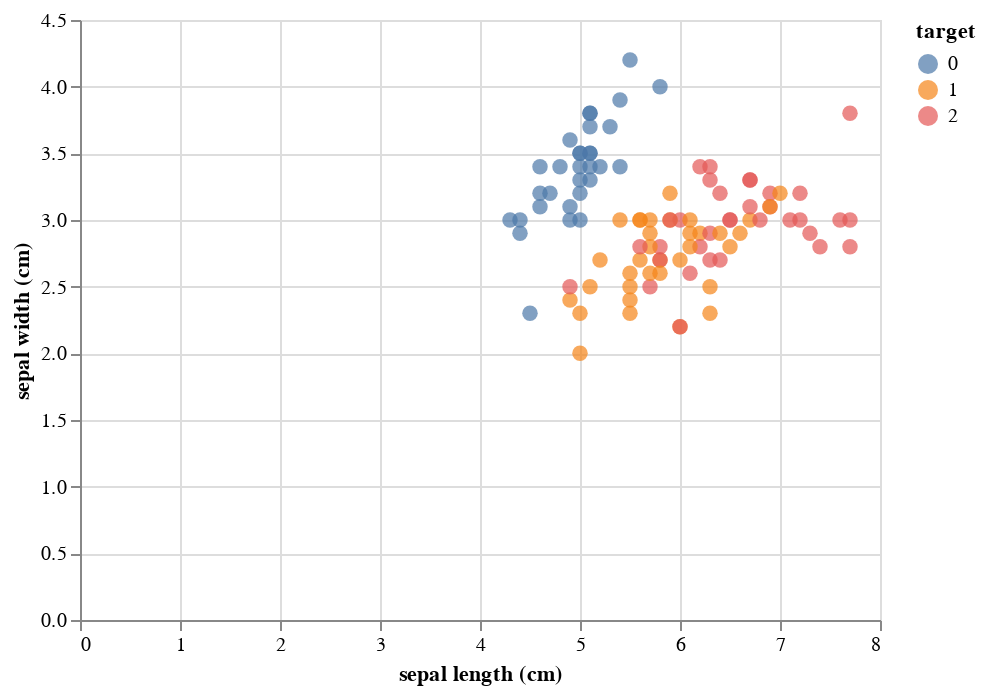

The notebook cell saved with this chart:
### Markdown cell above
# Viz Model

### Code cell
with mlflow.start_run() as run:
    # Define Viz
    viz = alt.Chart(
        pd.concat([X_train, y_train], axis=1, sort=False)
    ).mark_circle(size=60).encode(
        x='sepal length (cm)',
        y='sepal width (cm)',
        color='target:N'
    ).interactive()
    
    # Log Model
    mlflow_vismod.log_model(
        model=viz, 
        artifact_path='viz',
        style='vegalite',
        signature=infer_signature(X_train, None),
        input_example=pd.concat([X_train, y_train], axis=1, sort=False),
    )

    
viz

### Figure 1 — Vega-Lite specification as saved in the notebook (floating-point values rounded to 4 significant figures)
{"config": {"view": {"continuousWidth": 400, "continuousHeight": 300}}, "data": {"name": "data-636e56f66771d34532b8d5901ca4c511"}, "mark": {"type": "circle", "size": 60}, "encoding": {"color": {"type": "nominal", "field": "target"}, "x": {"type": "quantitative", "field": "sepal length (cm)"}, "y": {"type": "quantitative", "field": "sepal width (cm)"}}, "selection": {"selector001": {"type": "interval", "bind": "scales", "encodings": ["x", "y"]}}, "$schema": "https://vega.github.io/schema/vega-lite/v4.8.1.json", "datasets": {"data-636e56f66771d34532b8d5901ca4c511": [{"sepal length (cm)": 5.7, "sepal width (cm)": 2.9, "petal length (cm)": 4.2, "petal width (cm)": 1.3, "target": 1}, {"sepal length (cm)": 7.6, "sepal width (cm)": 3.0, "petal length (cm)": 6.6, "petal width (cm)": 2.1, "target": 2}, {"sepal length (cm)": 5.6, "sepal width (cm)": 3.0, "petal length (cm)": 4.5, "petal width (cm)": 1.5, "target": 1}, {"sepal length (cm)": 5.1, "sepal width (cm)": 3.5, "petal length (cm)": 1.4, "petal width (cm)": 0.2, "target": 0}, {"sepal length (cm)": 7.7, "sepal width (cm)": 2.8, "petal length (cm)": 6.7, "petal width (cm)": 2.0, "target": 2}, {"sepal length (cm)": 5.8, "sepal width (cm)": 2.7, "petal length (cm)": 4.1, "petal width (cm)": 1.0, "target": 1}, {"sepal length (cm)": 5.2, "sepal width (cm)": 3.4, "petal length (cm)": 1.4, "petal width (cm)": 0.2, "target": 0}, {"sepal length (cm)": 5.0, "sepal width (cm)": 3.5, "petal length (cm)": 1.3, "petal width (cm)": 0.3, "target": 0}, {"sepal length (cm)": 5.1, "sepal width (cm)": 3.8, "petal length (cm)": 1.9, "petal width (cm)": 0.4, "target": 0}, {"sepal length (cm)": 5.0, "sepal width (cm)": 2.0, "petal length (cm)": 3.5, "petal width (cm)": 1.0, "target": 1}, {"sepal length (cm)": 6.3, "sepal width (cm)": 2.7, "petal length (cm)": 4.9, "petal width (cm)": 1.8, "target": 2}, {"sepal length (cm)": 4.8, "sepal width (cm)": 3.4, "petal length (cm)": 1.9, "petal width (cm)": 0.2, "target": 0}, {"sepal length (cm)": 5.0, "sepal width (cm)": 3.0, "petal length (cm)": 1.6, "petal width (cm)": 0.2, "target": 0}, {"sepal length (cm)": 5.1, "sepal width (cm)": 3.3, "petal length (cm)": 1.7, "petal width (cm)": 0.5, "target": 0}, {"sepal length (cm)": 5.6, "sepal width (cm)": 2.7, "petal length (cm)": 4.2, "petal width (cm)": 1.3, "target": 1}, {"sepal length (cm)": 5.1, "sepal width (cm)": 3.4, "petal length (cm)": 1.5, "petal width (cm)": 0.2, "target": 0}, {"sepal length (cm)": 5.7, "sepal width (cm)": 3.0, "petal length (cm)": 4.2, "petal width (cm)": 1.2, "target": 1}, {"sepal length (cm)": 7.7, "sepal width (cm)": 3.8, "petal length (cm)": 6.7, "petal width (cm)": 2.2, "target": 2}, {"sepal length (cm)": 4.6, "sepal width (cm)": 3.2, "petal length (cm)": 1.4, "petal width (cm)": 0.2, "target": 0}, {"sepal length (cm)": 6.2, "sepal width (cm)": 2.9, "petal length (cm)": 4.3, "petal width (cm)": 1.3, "target": 1}, {"sepal length (cm)": 5.7, "sepal width (cm)": 2.5, "petal length (cm)": 5.0, "petal width (cm)": 2.0, "target": 2}, {"sepal length (cm)": 5.5, "sepal width (cm)": 4.2, "petal length (cm)": 1.4, "petal width (cm)": 0.2, "target": 0}, {"sepal length (cm)": 6.0, "sepal width (cm)": 3.0, "petal length (cm)": 4.8, "petal width (cm)": 1.8, "target": 2}, {"sepal length (cm)": 5.8, "sepal width (cm)": 2.7, "petal length (cm)": 5.1, "petal width (cm)": 1.9, "target": 2}, {"sepal length (cm)": 6.0, "sepal width (cm)": 2.2, "petal length (cm)": 4.0, "petal width (cm)": 1.0, "target": 1}, {"sepal length (cm)": 5.4, "sepal width (cm)": 3.0, "petal length (cm)": 4.5, "petal width (cm)": 1.5, "target": 1}, {"sepal length (cm)": 6.2, "sepal width (cm)": 3.4, "petal length (cm)": 5.4, "petal width (cm)": 2.3, "target": 2}, {"sepal length (cm)": 5.5, "sepal width (cm)": 2.3, "petal length (cm)": 4.0, "petal width (cm)": 1.3, "target": 1}, {"sepal length (cm)": 5.4, "sepal width (cm)": 3.9, "petal length (cm)": 1.7, "petal width (cm)": 0.4, "target": 0}, {"sepal length (cm)": 5.0, "sepal width (cm)": 2.3, "petal length (cm)": 3.3, "petal width (cm)": 1.0, "target": 1}, {"sepal length (cm)": 6.4, "sepal width (cm)": 2.7, "petal length (cm)": 5.3, "petal width (cm)": 1.9, "target": 2}, {"sepal length (cm)": 5.0, "sepal width (cm)": 3.3, "petal length (cm)": 1.4, "petal width (cm)": 0.2, "target": 0}, {"sepal length (cm)": 5.0, "sepal width (cm)": 3.2, "petal length (cm)": 1.2, "petal width (cm)": 0.2, "target": 0}, {"sepal length (cm)": 5.5, "sepal width (cm)": 2.4, "petal length (cm)": 3.8, "petal width (cm)": 1.1, "target": 1}, {"sepal length (cm)": 6.7, "sepal width (cm)": 3.0, "petal length (cm)": 5.0, "petal width (cm)": 1.7, "target": 1}, {"sepal length (cm)": 4.9, "sepal width (cm)": 3.1, "petal length (cm)": 1.5, "petal width (cm)": 0.2, "target": 0}, {"sepal length (cm)": 5.8, "sepal width (cm)": 2.8, "petal length (cm)": 5.1, "petal width (cm)": 2.4, "target": 2}, {"sepal length (cm)": 5.0, "sepal width (cm)": 3.4, "petal length (cm)": 1.5, "petal width (cm)": 0.2, "target": 0}, {"sepal length (cm)": 5.0, "sepal width (cm)": 3.5, "petal length (cm)": 1.6, "petal width (cm)": 0.6, "target": 0}, {"sepal length (cm)": 5.9, "sepal width (cm)": 3.2, "petal length (cm)": 4.8, "petal width (cm)": 1.8, "target": 1}, {"sepal length (cm)": 5.1, "sepal width (cm)": 2.5, "petal length (cm)": 3.0, "petal width (cm)": 1.1, "target": 1}, {"sepal length (cm)": 6.9, "sepal width (cm)": 3.2, "petal length (cm)": 5.7, "petal width (cm)": 2.3, "target": 2}, {"sepal length (cm)": 6.0, "sepal width (cm)": 2.7, "petal length (cm)": 5.1, "petal width (cm)": 1.6, "target": 1}, {"sepal length (cm)": 6.1, "sepal width (cm)": 2.6, "petal length (cm)": 5.6, "petal width (cm)": 1.4, "target": 2}, {"sepal length (cm)": 7.7, "sepal width (cm)": 3.0, "petal length (cm)": 6.1, "petal width (cm)": 2.3, "target": 2}, {"sepal length (cm)": 5.5, "sepal width (cm)": 2.5, "petal length (cm)": 4.0, "petal width (cm)": 1.3, "target": 1}, {"sepal length (cm)": 4.4, "sepal width (cm)": 2.9, "petal length (cm)": 1.4, "petal width (cm)": 0.2, "target": 0}, {"sepal length (cm)": 4.3, "sepal width (cm)": 3.0, "petal length (cm)": 1.1, "petal width (cm)": 0.1, "target": 0}, {"sepal length (cm)": 6.0, "sepal width (cm)": 2.2, "petal length (cm)": 5.0, "petal width (cm)": 1.5, "target": 2}, {"sepal length (cm)": 7.2, "sepal width (cm)": 3.2, "petal length (cm)": 6.0, "petal width (cm)": 1.8, "target": 2}, {"sepal length (cm)": 4.6, "sepal width (cm)": 3.1, "petal length (cm)": 1.5, "petal width (cm)": 0.2, "target": 0}, {"sepal length (cm)": 5.1, "sepal width (cm)": 3.5, "petal length (cm)": 1.4, "petal width (cm)": 0.3, "target": 0}, {"sepal length (cm)": 4.4, "sepal width (cm)": 3.0, "petal length (cm)": 1.3, "petal width (cm)": 0.2, "target": 0}, {"sepal length (cm)": 6.3, "sepal width (cm)": 2.5, "petal length (cm)": 4.9, "petal width (cm)": 1.5, "target": 1}, {"sepal length (cm)": 6.3, "sepal width (cm)": 3.4, "petal length (cm)": 5.6, "petal width (cm)": 2.4, "target": 2}, {"sepal length (cm)": 4.6, "sepal width (cm)": 3.4, "petal length (cm)": 1.4, "petal width (cm)": 0.3, "target": 0}, {"sepal length (cm)": 6.8, "sepal width (cm)": 3.0, "petal length (cm)": 5.5, "petal width (cm)": 2.1, "target": 2}, {"sepal length (cm)": 6.3, "sepal width (cm)": 3.3, "petal length (cm)": 6.0, "petal width (cm)": 2.5, "target": 2}, {"sepal length (cm)": 4.7, "sepal width (cm)": 3.2, "petal length (cm)": 1.3, "petal width (cm)": 0.2, "target": 0}, {"sepal length (cm)": 6.1, "sepal width (cm)": 2.9, "petal length (cm)": 4.7, "petal width (cm)": 1.4, "target": 1}, {"sepal length (cm)": 6.5, "sepal width (cm)": 2.8, "petal length (cm)": 4.6, "petal width (cm)": 1.5, "target": 1}, {"sepal length (cm)": 6.2, "sepal width (cm)": 2.8, "petal length (cm)": 4.8, "petal width (cm)": 1.8, "target": 2}, {"sepal length (cm)": 7.0, "sepal width (cm)": 3.2, "petal length (cm)": 4.7, "petal width (cm)": 1.4, "target": 1}, {"sepal length (cm)": 6.4, "sepal width (cm)": 3.2, "petal length (cm)": 5.3, "petal width (cm)": 2.3, "target": 2}, {"sepal length (cm)": 5.1, "sepal width (cm)": 3.8, "petal length (cm)": 1.6, "petal width (cm)": 0.2, "target": 0}, {"sepal length (cm)": 6.9, "sepal width (cm)": 3.1, "petal length (cm)": 5.4, "petal width (cm)": 2.1, "target": 2}, {"sepal length (cm)": 5.9, "sepal width (cm)": 3.0, "petal length (cm)": 4.2, "petal width (cm)": 1.5, "target": 1}, {"sepal length (cm)": 6.5, "sepal width (cm)": 3.0, "petal length (cm)": 5.2, "petal width (cm)": 2.0, "target": 2}, {"sepal length (cm)": 5.7, "sepal width (cm)": 2.6, "petal length (cm)": 3.5, "petal width (cm)": 1.0, "target": 1}, {"sepal length (cm)": 5.2, "sepal width (cm)": 2.7, "petal length (cm)": 3.9, "petal width (cm)": 1.4, "target": 1}, {"sepal length (cm)": 6.1, "sepal width (cm)": 3.0, "petal length (cm)": 4.6, "petal width (cm)": 1.4, "target": 1}, {"sepal length (cm)": 4.5, "sepal width (cm)": 2.3, "petal length (cm)": 1.3, "petal width (cm)": 0.3, "target": 0}, {"sepal length (cm)": 6.6, "sepal width (cm)": 2.9, "petal length (cm)": 4.6, "petal width (cm)": 1.3, "target": 1}, {"sepal length (cm)": 5.5, "sepal width (cm)": 2.6, "petal length (cm)": 4.4, "petal width (cm)": 1.2, "target": 1}, {"sepal length (cm)": 5.3, "sepal width (cm)": 3.7, "petal length (cm)": 1.5, "petal width (cm)": 0.2, "target": 0}, {"sepal length (cm)": 5.6, "sepal width (cm)": 3.0, "petal length (cm)": 4.1, "petal width (cm)": 1.3, "target": 1}, {"sepal length (cm)": 7.3, "sepal width (cm)": 2.9, "petal length (cm)": 6.3, "petal width (cm)": 1.8, "target": 2}, {"sepal length (cm)": 6.7, "sepal width (cm)": 3.3, "petal length (cm)": 5.7, "petal width (cm)": 2.1, "target": 2}, {"sepal length (cm)": 5.1, "sepal width (cm)": 3.7, "petal length (cm)": 1.5, "petal width (cm)": 0.4, "target": 0}, {"sepal length (cm)": 4.9, "sepal width (cm)": 2.4, "petal length (cm)": 3.3, "petal width (cm)": 1.0, "target": 1}, {"sepal length (cm)": 6.7, "sepal width (cm)": 3.3, "petal length (cm)": 5.7, "petal width (cm)": 2.5, "target": 2}, {"sepal length (cm)": 7.2, "sepal width (cm)": 3.0, "petal length (cm)": 5.8, "petal width (cm)": 1.6, "target": 2}, {"sepal length (cm)": 4.9, "sepal width (cm)": 3.6, "petal length (cm)": 1.4, "petal width (cm)": 0.1, "target": 0}, {"sepal length (cm)": 6.7, "sepal width (cm)": 3.1, "petal length (cm)": 5.6, "petal width (cm)": 2.4, "target": 2}, {"sepal length (cm)": 4.9, "sepal width (cm)": 3.0, "petal length (cm)": 1.4, "petal width (cm)": 0.2, "target": 0}, {"sepal length (cm)": 6.9, "sepal width (cm)": 3.1, "petal length (cm)": 4.9, "petal width (cm)": 1.5, "target": 1}, {"sepal length (cm)": 7.4, "sepal width (cm)": 2.8, "petal length (cm)": 6.1, "petal width (cm)": 1.9, "target": 2}, {"sepal length (cm)": 6.3, "sepal width (cm)": 2.9, "petal length (cm)": 5.6, "petal width (cm)": 1.8, "target": 2}, {"sepal length (cm)": 5.7, "sepal width (cm)": 2.8, "petal length (cm)": 4.1, "petal width (cm)": 1.3, "target": 1}, {"sepal length (cm)": 6.5, "sepal width (cm)": 3.0, "petal length (cm)": 5.5, "petal width (cm)": 1.8, "target": 2}, {"sepal length (cm)": 6.3, "sepal width (cm)": 2.3, "petal length (cm)": 4.4, "petal width (cm)": 1.3, "target": 1}, {"sepal length (cm)": 6.4, "sepal width (cm)": 2.9, "petal length (cm)": 4.3, "petal width (cm)": 1.3, "target": 1}, {"sepal length (cm)": 5.6, "sepal width (cm)": 2.8, "petal length (cm)": 4.9, "petal width (cm)": 2.0, "target": 2}, {"sepal length (cm)": 5.9, "sepal width (cm)": 3.0, "petal length (cm)": 5.1, "petal width (cm)": 1.8, "target": 2}, {"sepal length (cm)": 5.4, "sepal width (cm)": 3.4, "petal length (cm)": 1.7, "petal width (cm)": 0.2, "target": 0}, {"sepal length (cm)": 6.1, "sepal width (cm)": 2.8, "petal length (cm)": 4.0, "petal width (cm)": 1.3, "target": 1}, {"sepal length (cm)": 4.9, "sepal width (cm)": 2.5, "petal length (cm)": 4.5, "petal width (cm)": 1.7, "target": 2}, {"sepal length (cm)": 5.8, "sepal width (cm)": 4.0, "petal length (cm)": 1.2, "petal width (cm)": 0.2, "target": 0}, {"sepal length (cm)": 5.8, "sepal width (cm)": 2.6, "petal length (cm)": 4.0, "petal width (cm)": 1.2, "target": 1}, {"sepal length (cm)": 7.1, "sepal width (cm)": 3.0, "petal length (cm)": 5.9, "petal width (cm)": 2.1, "target": 2}]}}
